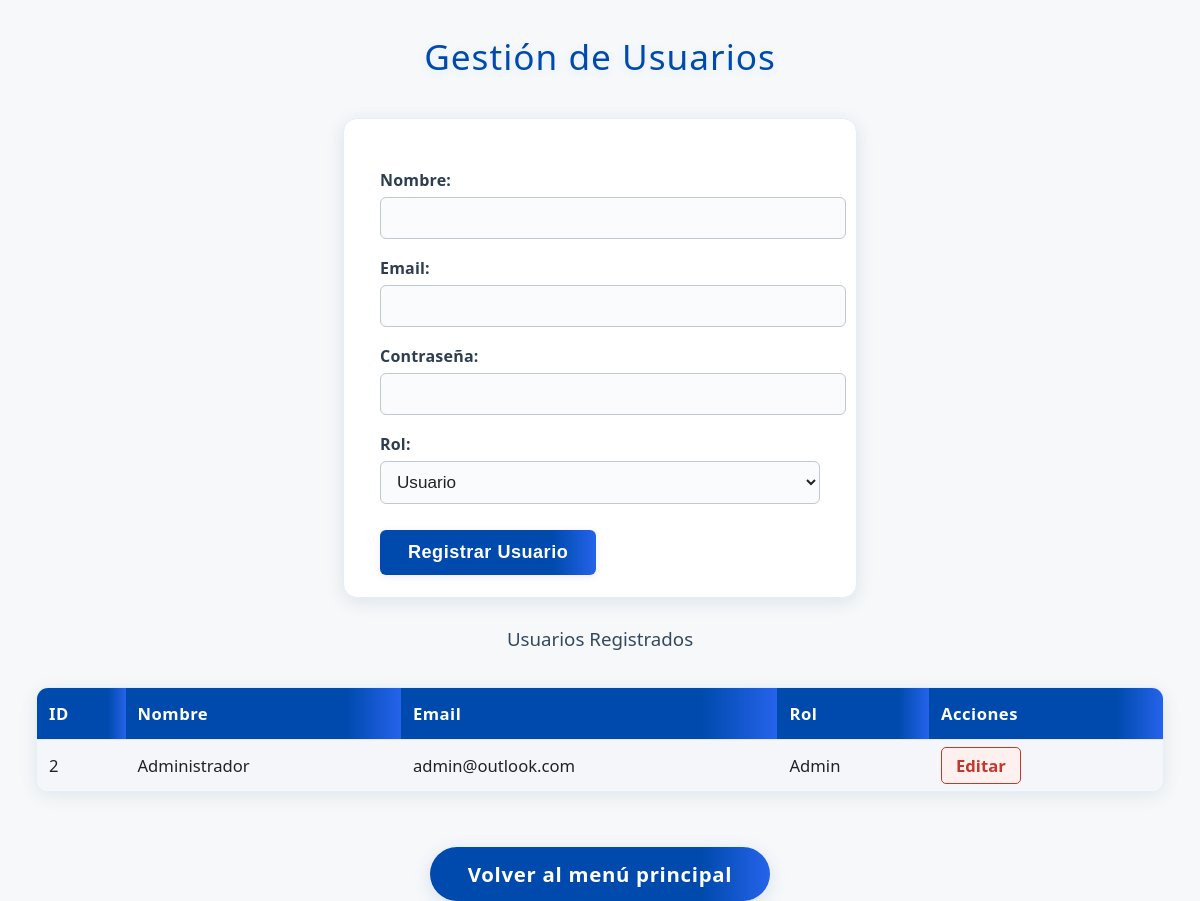
Screenshot of /MGBcontable/usuarios.php (signed in) with the database file from the repository.
### tables this page shows
CREATE TABLE `usuarios` (
  `id` int(11) NOT NULL,
  `nombre` varchar(100) NOT NULL,
  `email` varchar(100) DEFAULT NULL,
  `password` varchar(255) NOT NULL,
  `rol` enum('admin','usuario') DEFAULT 'usuario'
);

### MGBcontable/usuarios.php (the view, shortened to what this page needs)
<?php
include 'php/conexion.php';
$edit = false;
$usuario_edit = null;
$usuarios = $conn->query("SELECT * FROM usuarios ORDER BY nombre");
?>
<!DOCTYPE html>
<html lang="es">
<head>
    <link rel="stylesheet" href="css/styles.css">
</head>
<body>
    <h2>Gestión de Usuarios</h2>
    <form method="post" onsubmit="return validarUsuario();">
        <label>Nombre:
            <input type="text" name="nombre" id="nombre" required value="<?= $edit && $usuario_edit ? htmlspecialchars($usuario_edit['nombre']) : '' ?>">
        </label>
        <label>Email:
            <input type="email" name="email" id="email" required value="<?= $edit && $usuario_edit ? htmlspecialchars($usuario_edit['email']) : '' ?>">
        </label>
        <label>Contraseña:
            <input type="password" name="password" id="password" <?= $edit ? '' : 'required' ?> placeholder="<?= $edit ? 'Dejar en blanco para no cambiar' : '' ?>">
        </label>
        <label>Rol:
            <select name="rol" required>
                <option value="usuario" <?= $edit && $usuario_edit && $usuario_edit['rol']=='usuario' ? 'selected' : '' ?>>Usuario</option>
            </select>
        </label>
        <button type="submit"><?= $edit ? 'Actualizar Usuario' : 'Registrar Usuario' ?></button>
    </form>
    <h3>Usuarios Registrados</h3>
    <table>
        <tr>
            <th>ID</th>
            <th>Nombre</th>
            <th>Email</th>
            <th>Rol</th>
            <th>Acciones</th>
        </tr>
        <?php while($row = $usuarios->fetch_assoc()): ?>
        <tr>
            <td><?= $row['id'] ?></td>
            <td><?= htmlspecialchars($row['nombre']) ?></td>
            <td><?= htmlspecialchars($row['email']) ?></td>
            <td><?= ucfirst($row['rol']) ?></td>
            <td class="acciones">
                <a href="usuarios.php?editar=<?= $row['id'] ?>">Editar</a>
            </td>
        </tr>
        <?php endwhile; ?>
    </table>
    <p style="text-align:center;">
        <a href="index.php" class="volver-btn">Volver al menú principal</a>
    </p>
</body>
</html>

### MGBcontable/css/styles.css (style rules this page uses)
body { font-family: 'Segoe UI', Arial, sans-serif; margin: 0; padding: 0; background: #004aad; min-height: 100vh; }
h2 { color: #004aad; margin-top: 0; font-size: 1.4rem; font-weight: 500; }
p { color: #222; font-size: 1.08rem; margin-bottom: 0; }
button { padding: 12px 36px; margin-top: 22px; border: none; border-radius: 5px; background: linear-gradient(90deg, #004aad 70%, #1976d2 100%); color: #fff; font-size: 1rem; font-weight: 500; cursor: pointer; box-shadow: 0 2px 8px #004aad22; transition: background 0.2s, transform 0.1s; }

### MGBcontable/usuarios.php (style rules this page uses)
body { font-family: 'Segoe UI', Arial, sans-serif; background: #f6f8fa; color: #222; margin: 0; padding: 0; }
h2 { text-align: center; margin-top: 32px; font-size: 2.2em; letter-spacing: 1px; color: #004aad; text-shadow: 0 2px 8px #e3eefd; }
h3 { text-align: center; margin-top: 24px; color: #34495e; font-weight: 500; }
form { background: #fff; max-width: 440px; margin: 38px auto 28px auto; padding: 32px 36px 22px 36px; border-radius: 14px; box-shadow: 0 4px 18px rgba(44,62,80,0.11); border: 1.5px solid #e3eefd; }
label { display: block; margin-top: 18px; font-weight: 600; color: #2c3e50; letter-spacing: 0.2px; }
input, select { width: 100%; padding: 10px 12px; margin-top: 6px; border-radius: 6px; border: 1.5px solid #bfc9d1; font-size: 1.07em; background: #f9fbfc; color: #222; transition: border 0.2s, box-shadow 0.2s; }
button[type="submit"] { margin-top: 26px; padding: 12px 28px; background: linear-gradient(90deg, #004aad 80%, #2563eb 100%); color: #fff; border: none; border-radius: 6px; font-size: 1.13em; font-weight: 700; cursor: pointer; transition: background 0.2s, box-shadow 0.2s; box-shadow: 0 2px 8px rgba(0,74,173,0.09); letter-spacing: 0.5px; }
table { border-collapse: separate; border-spacing: 0; width: 94%; margin: 36px auto 0 auto; background: #fff; box-shadow: 0 4px 18px rgba(44,62,80,0.09); border-radius: 12px; overflow: hidden; border: 1.5px solid #e3eefd; }
th, td { padding: 14px 12px; border-bottom: 1.5px solid #e5e9f2; text-align: left; font-size: 1.04em; }
th { background: linear-gradient(90deg, #004aad 80%, #2563eb 100%); color: #fff; font-weight: 700; letter-spacing: 0.5px; }
tr:last-child td { border-bottom: none; }
tr:nth-child(even) td { background: #f4f6fa; }
.acciones a { margin-right: 12px; color: #004aad; font-weight: 600; text-decoration: none; padding: 6px 14px; border-radius: 5px; border: 1.5px solid transparent; transition: background 0.2s, color 0.2s, border 0.2s; }
.acciones a:last-child { color: #c0392b; border: 1.5px solid #c0392b; background: #fff0f0; }
.volver-btn { display: inline-block; margin: 38px auto 0 auto; padding: 13px 38px; background: linear-gradient(90deg, #004aad 80%, #2563eb 100%); color: #fff; border: none; border-radius: 32px; font-size: 1.18em; font-weight: 700; text-align: center; text-decoration: none; box-shadow: 0 4px 18px rgba(0,74,173,0.13); letter-spacing: 0.7px; transition: background 0.2s, box-shadow 0.2s, color 0.2s; }

### rows the page displays
usuarios: id "2", nombre "Administrador", email "admin@outlook.com", rol "Admin"
